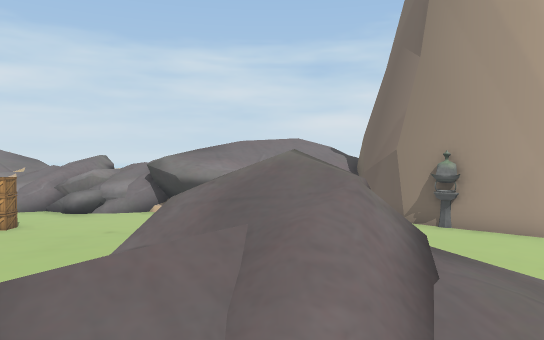
view 1 (above)

24 first-person views from a walk through a scene from a Unity 3-D project. The camera is 1.5 m above the floor, tilts 2° down and sees 70° across. The floor is counted in squares, 2 m on a side. Each view is taken from the middle of a square. On the plan, view 1 faces up. The plan holds only what a view shows up to about 12 squares ahead; the rest is blank. The place goes on beyond the plan. Some surface patterns are stand-ins.

view 2
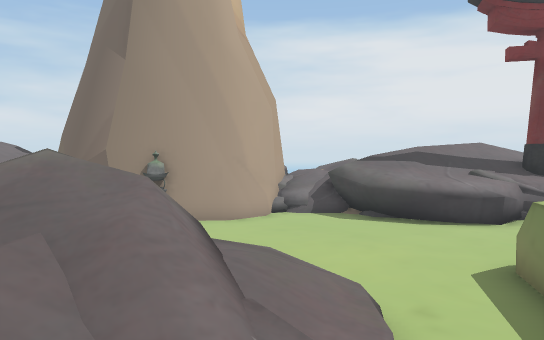

view 3
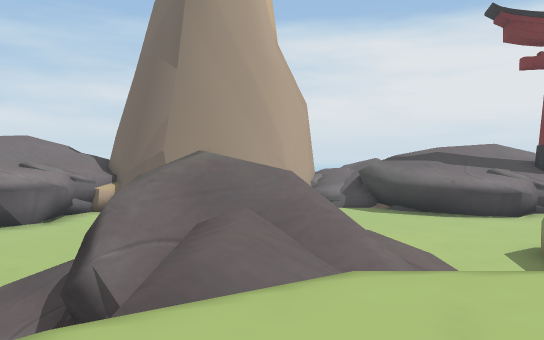

view 4
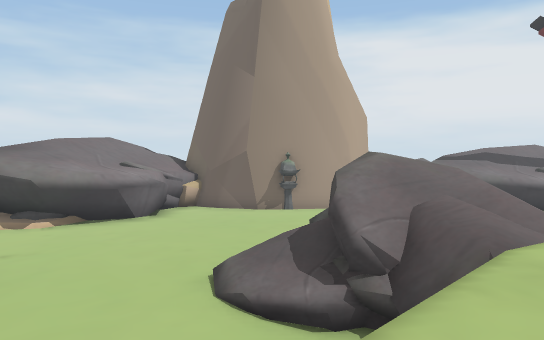

view 5
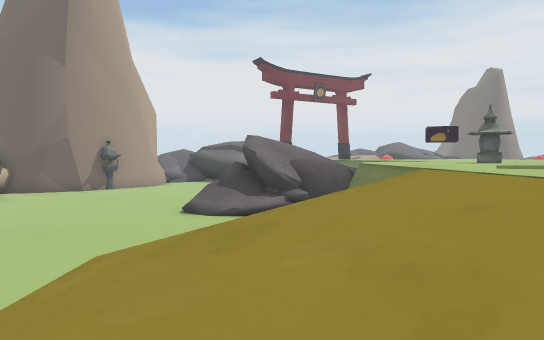

view 6
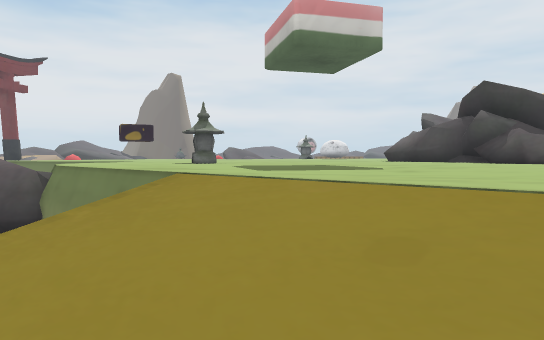

view 7
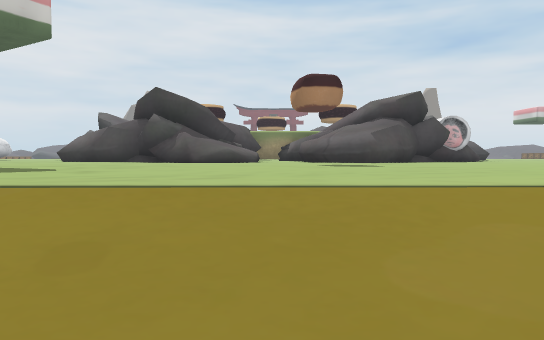

view 8
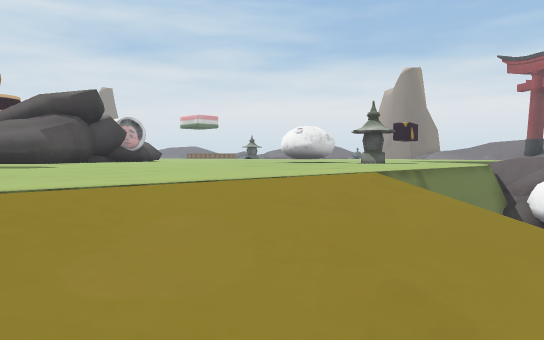

view 9
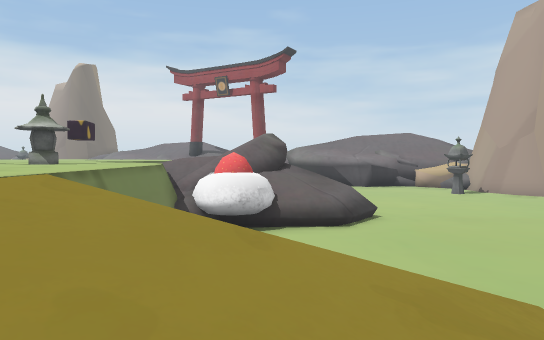

view 10
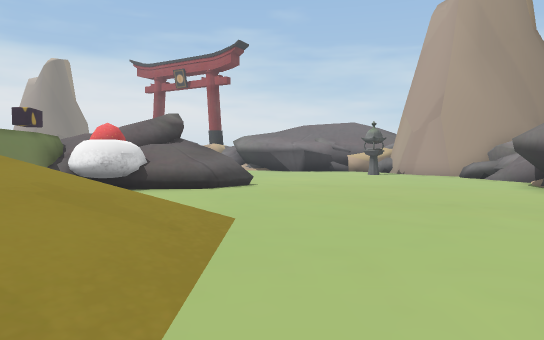

view 11
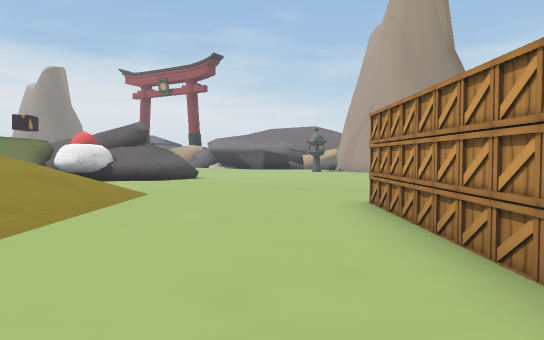

view 12
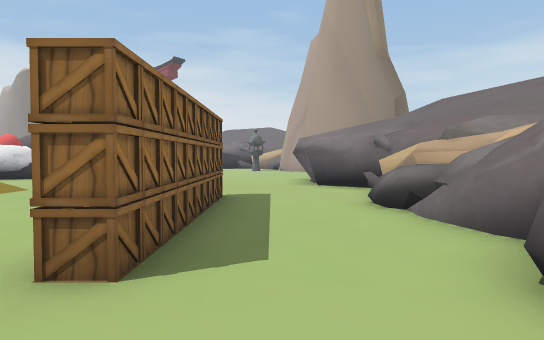

view 13
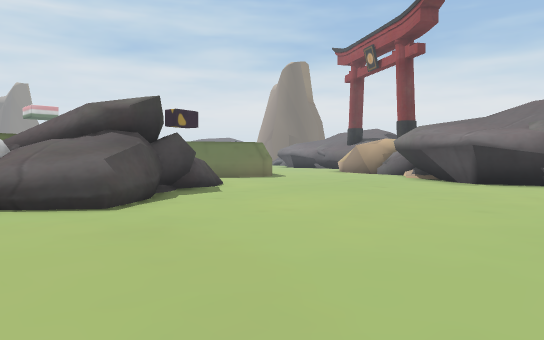

view 14
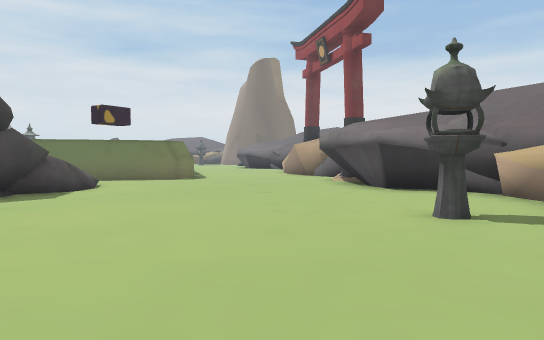

view 15
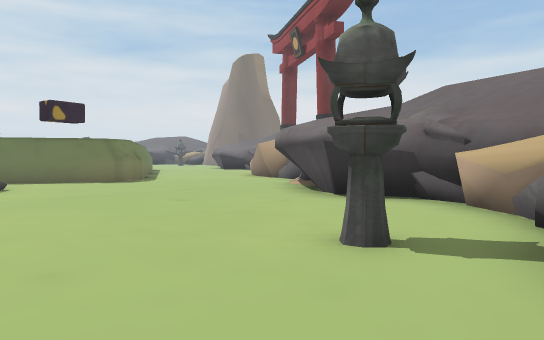

view 16
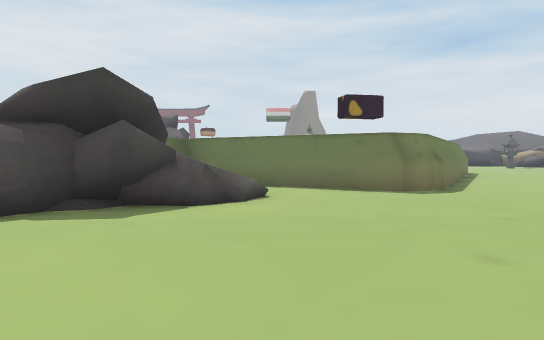

view 17
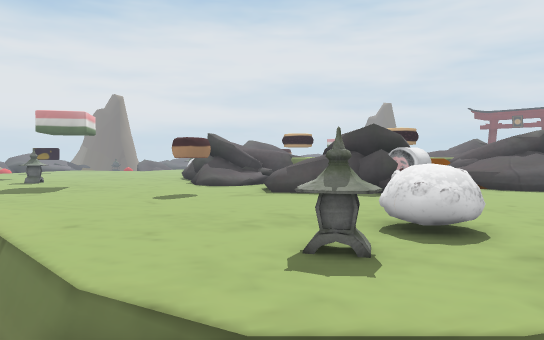

view 18
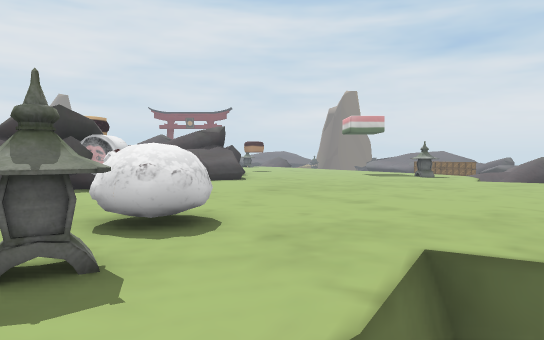

view 19
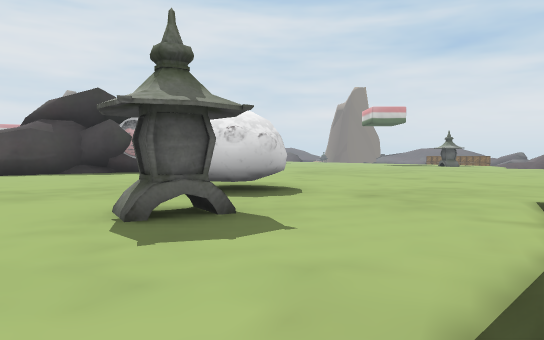

view 20
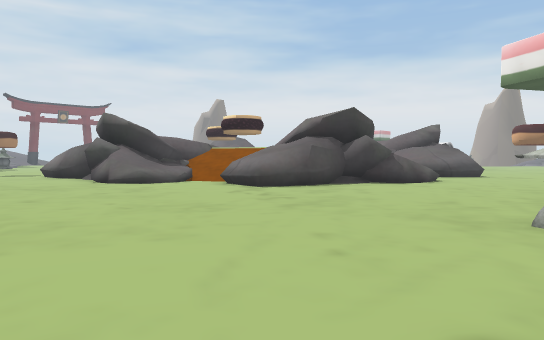

view 21
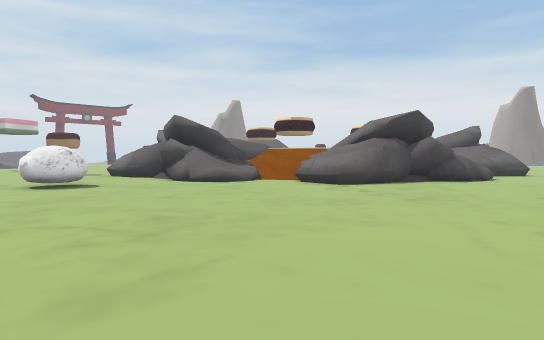

view 22
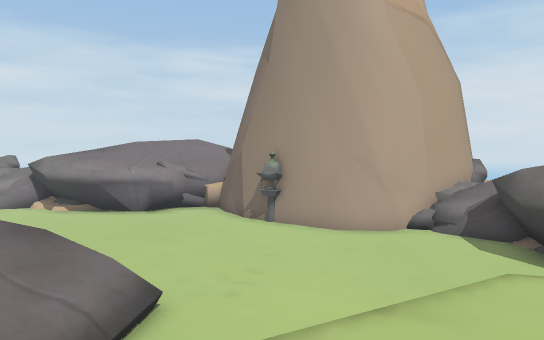

view 23
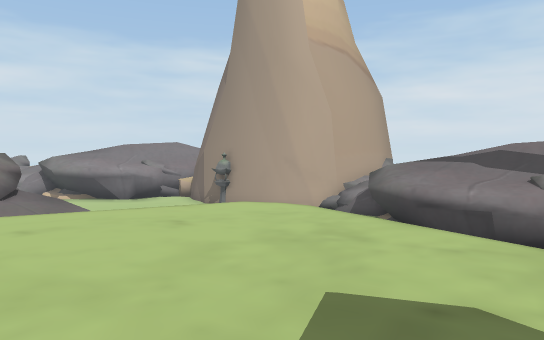

view 24
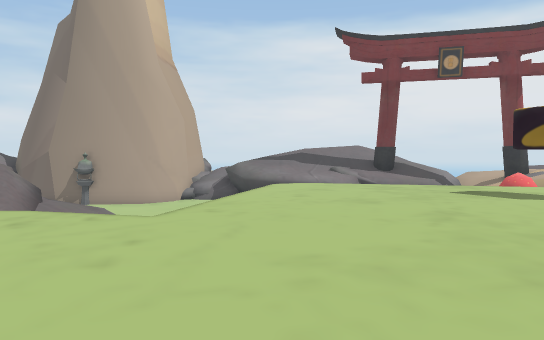

### Floor plan
Key: @ floor where view 1 was taken; # wall or solid block; x gap in a wall; . main floor; - floor 0.25 m lower than the main floor; : floor 0.5 m higher than the main floor; + floor 1.25 m higher than the main floor; * floor 1.75 m higher than the main floor; _ floor 2.5 m lower than the main floor; / step, stairs or slope; = window, fence, low wall or low ledge; ^ raised ledge; v drop or lower ground; O other object.
Columns run from 28 left of view 1 to 12 right of it. Each row starts with its distance up from view 1.
 14        =/    =###=#=##  ###
 13     _____//## ________  _#####
 12 #^____________________________  ###
 11 #__O____________#####____________O##
 10 #__________________________________####
  9 #_____________________________________#
  8 #______________________________________
  7 #_____________________________________
  6 ________#/_____///////____/=/ ________
  5 _______#//=____///////_ __//#  ________#
  4 _____=#///O_  _///////_  _/#+x/=_______#
  3 ____//x//=O   _///////_   ##:=//________
  2 _____  =//##vv /////// vv##.-=//_______
  1 # /__   /...................v   _//.
  0     #   ....................@    ...
 -1       ##.OO...............O..  ......
 -2      .....................O........../  O
 -3     .....OO........................... OO
 -4     ......O...........................  O
 -5    .................................
 -6   .............#=../=/...........
 -7   ............##*=.////..........
 -8  .......... O#/==# // ##=........
 -9 ...........  O /=#    =##........
-10 ...........             =........
-11                         ///.....

Positions as (right, up) in squares from view 1, and headings:
1: (0, 0), facing up
2: (-1, 0), facing up-right
3: (-3, 0), facing up-right
4: (-6, 1), facing up-right
5: (-12, 4), facing right
6: (-10, 4), facing down-right
7: (-10, 4), facing down
8: (-10, 4), facing down-left
9: (-10, 4), facing left
10: (-9, 7), facing left
11: (-6, 9), facing left
12: (-5, 12), facing left
13: (-17, 12), facing down-left
14: (-20, 13), facing down-left
15: (-22, 13), facing down-left
16: (-24, 10), facing down
17: (-21, 3), facing down-right
18: (-20, 2), facing down
19: (-19, 2), facing down
20: (3, -1), facing down-left
21: (5, -2), facing down-left
22: (5, -1), facing up
23: (7, -5), facing up
24: (-1, -6), facing up-right
